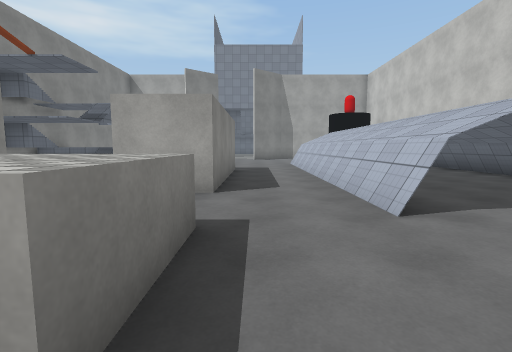
view 1 (above)

24 first-person views from a walk through a 3-D level made in the Unity game engine. The camera is 1.4 m above the floor, tilts 6° down and sees 85° across. The floor is counted in squares, 2 m on a side. Each view is taken from the middle of a square. On the plan, view 1 faces up. The plan holds only what a view shows up to about 9 squares ahead; the rest is blank. The place goes on beyond the plan. The terrain is drawn as flat ground. The player character is not drawn. Surface patterns are stand-ins for the level's own textures.

view 2
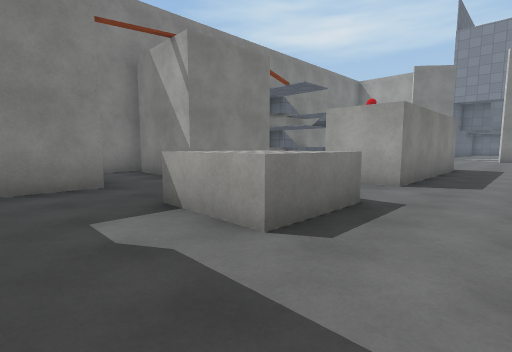

view 3
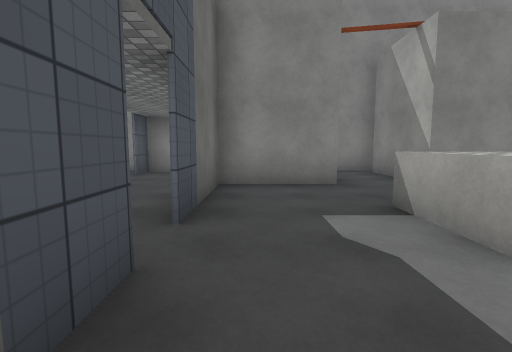

view 4
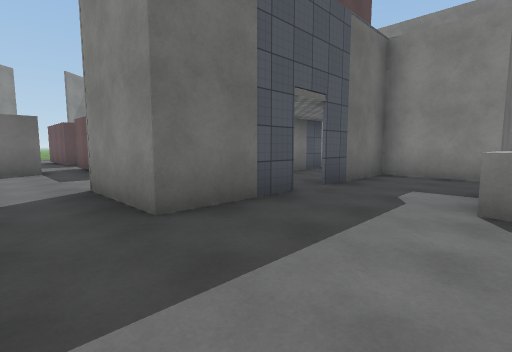

view 5
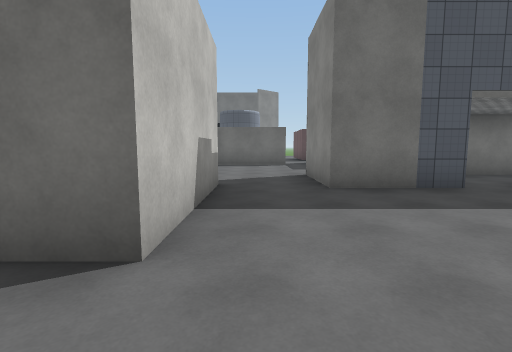

view 6
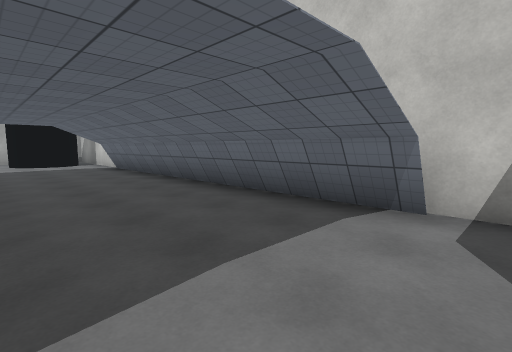

view 7
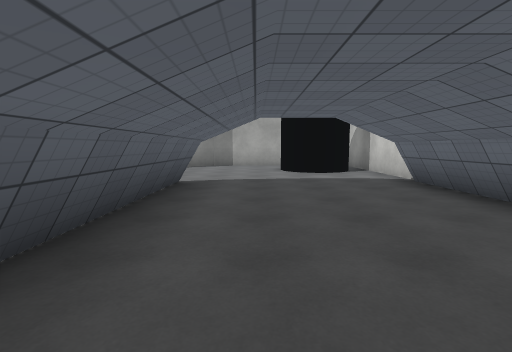

view 8
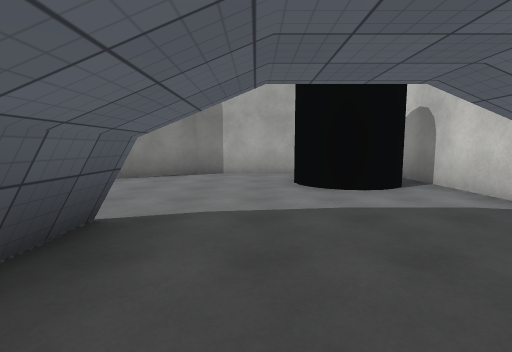

view 9
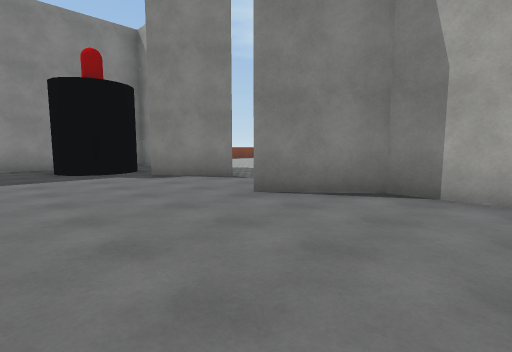

view 10
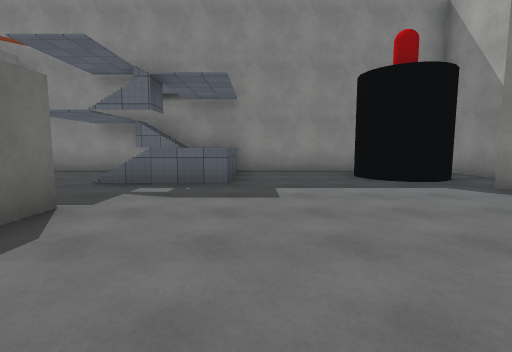

view 11
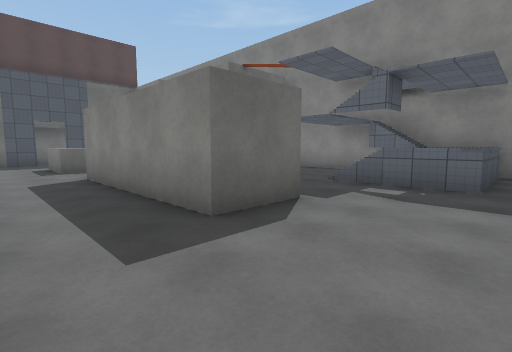

view 12
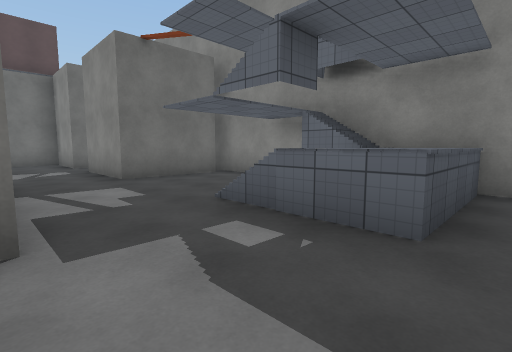

view 13
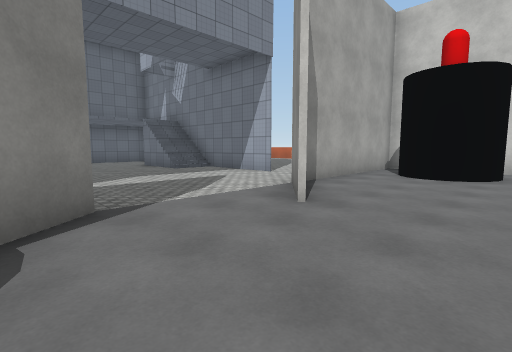

view 14
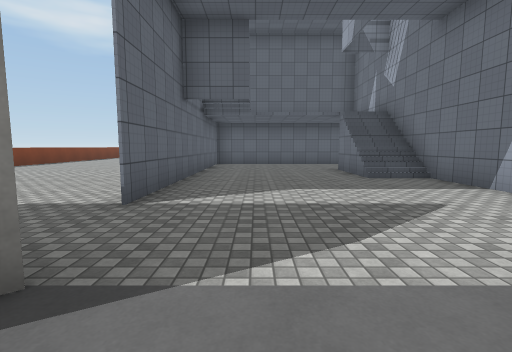

view 15
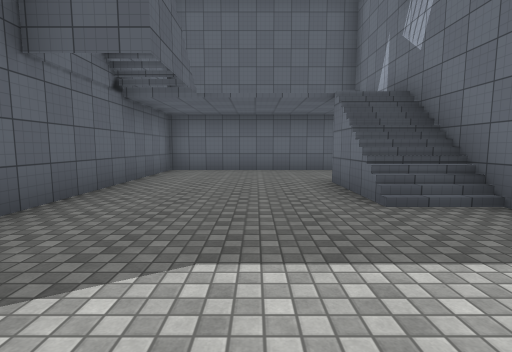

view 16
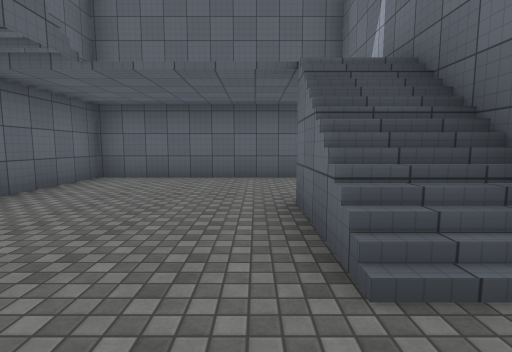

view 17
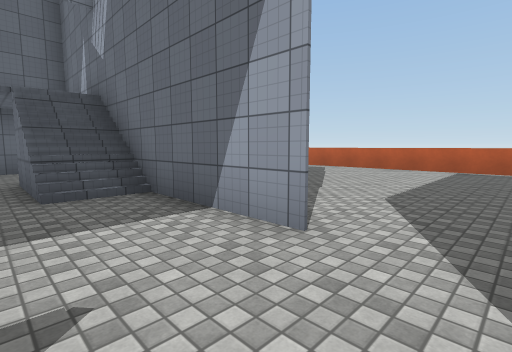

view 18
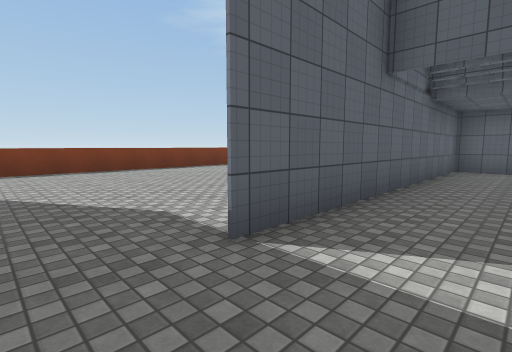

view 19
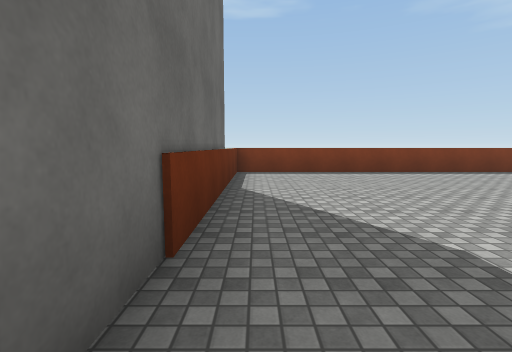

view 20
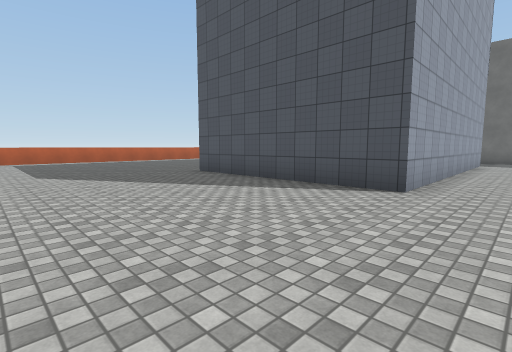

view 21
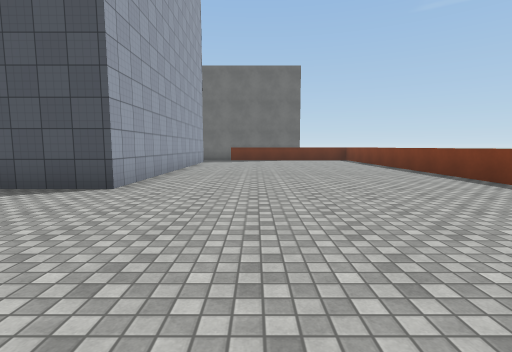

view 22
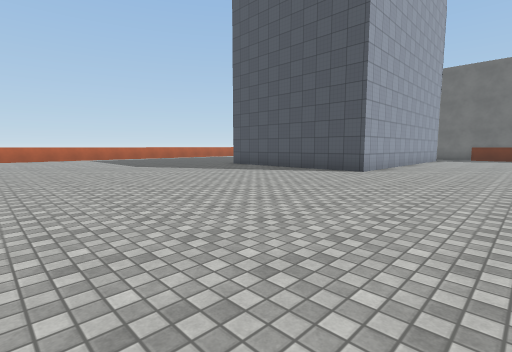

view 23
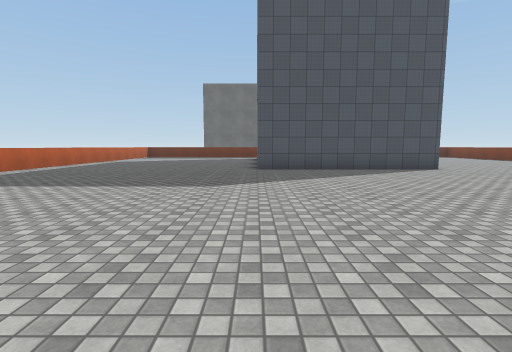

view 24
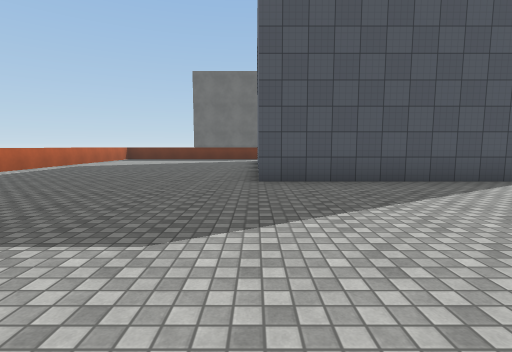

### Floor plan
Key: @ floor where view 1 was taken; # wall or solid block; x gap in a wall; . floor; / step, stairs or slope; = window, fence, low wall or low ledge; ^ raised ledge; O other object.
Columns run from 10 left of view 1 to 10 right of it. Each row starts with its distance up from view 1.
 35              .
 34     ...........
 33     ............
 32     .............
 31     ..............
 30     ...............
 29    .................
 28   ..................
 27  ...................=
 26 =......OOOOOOO......=
 25 =......O.....O......
 24 =......O.....O......=
 23 =......O.... O......=
 22 =......O.... O    .
 21 =......O..../O  ....=
 20 =......O.....O .....=
 19 =......O.....O......=
 18 =...................=
 17 =...................=
 16 #==#####..#######
 15    # ##.......###
 14    #OO........###
 13    #............#
 12    #............#
 11    #........#...#
 10    #^^......#...#
  9    #^^......#...#
  8    #./..##..#...#
  7    #.... #..#...#
  6    #.... #..#...#
  5    #....##..#...#
  4    ###......#...#
  3    ###......#...#
  2    #....^^......#
  1    #....^^....###
  0    ###....@...#
 -1      ##.......#
 -2       ###.###.#
 -3    #......  #..
 -4    #xx###   #..
 -5    #        ...
 -6            ....
 -7            ...
 -8           #.##
 -9           #.

Positions as (right, up) in squares from view 1, and headings:
1: (0, 0), facing up
2: (1, -1), facing up-left
3: (1, -1), facing left
4: (3, 1), facing down-left
5: (3, 3), facing down
6: (3, 2), facing up-right
7: (3, 6), facing up
8: (3, 9), facing up
9: (3, 12), facing up-left
10: (1, 11), facing left
11: (1, 11), facing down-left
12: (-2, 11), facing down-left
13: (-3, 13), facing up-right
14: (-1, 15), facing up
15: (0, 18), facing up
16: (1, 20), facing up
17: (1, 17), facing up-right
18: (-1, 17), facing up-left
19: (-2, 17), facing left
20: (-4, 31), facing down-right
21: (-5, 31), facing down
22: (-6, 34), facing down-right
23: (3, 35), facing down
24: (3, 32), facing down
